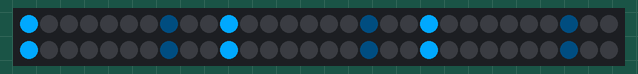
Recording of a sketch running on a simulated Arduino Uno, built with avr-gcc and run on an emulated ATmega328P. Shown: 60 RGB LEDs in strip order, left to right, continuing on the next row.

Above: at 0.71 s.
At 4.96 s:
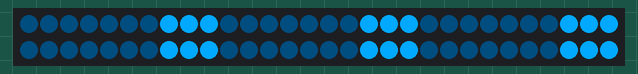
At 10.15 s:
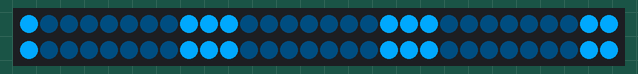
At 20.06 s:
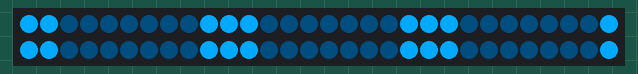
At 30.45 s:
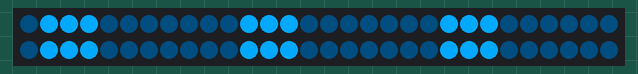
At 39.42 s:
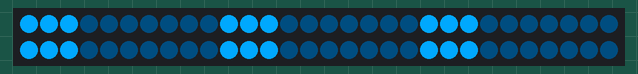

The sketch:

portal-lights.ino
```cpp
//For Neopixel strips
#include <Adafruit_NeoPixel.h>

// IMPORTANT: Set pixel COUNT and PIN
#define PIN 9
#define NUMPIXELS 60

Adafruit_NeoPixel strip = Adafruit_NeoPixel(NUMPIXELS, PIN, NEO_GRB + NEO_KHZ800);

uint8_t orange = 0;       //Set to 1 for orange, or 0 for blue portal
float rColor = 0;   //Red color, 0-255
float gColor = 0;   //Green color, 0-255
float bColor = 0;   //Blue color, 0-255
float rLoop = 0;   //Red color inside loop, 0-255
float gLoop = 0;   //Green color inside loop, 0-255
float bLoop = 0;   //Blue color inside loop, 0-255
uint8_t pos = 0;      // Position tracking of pixels

void setup()
{
  strip.begin();
  strip.show();       // Initialize all pixels to 'off'
  if ( orange == 0 ) {  //Light Blue
      rColor = 0;
      gColor = 170;
      bColor = 255;
  } else {            //Orange
      rColor = 255;
      gColor = 90;
      bColor = 0;
  }
}

void loop() {
  for ( int j = 0; j <= 255; j+=10 ) {
    rLoop = ( rColor / 255 ) * j;
    gLoop = ( gColor / 255 ) * j;
    bLoop = ( bColor / 255 ) * j;
    for ( int i = 0; i < strip.numPixels() + 2; i+=10 ) {
      strip.setPixelColor( pos + i, rLoop, gLoop, bLoop ); //Fading in.  Each color is color / 255 to get per-step increase, times the step number
      strip.setPixelColor( pos + i - 3, rColor - rLoop, gColor - gLoop, bColor - bLoop ); //Fading out.  Each color is color / 255 to get per-step increase, times the step number
      strip.show();
    }
  }
  pos++;
  pos %= 10; // Reset to 0 each time it gets to 10
}
```

Measured:
- what the display in image 1 shows lasts 0.5 s, from 4.7 s to 5.2 s
